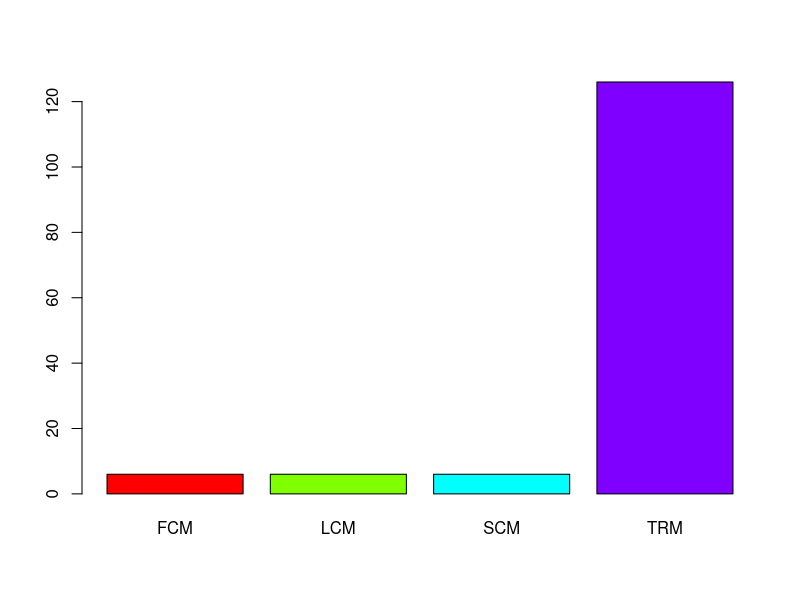
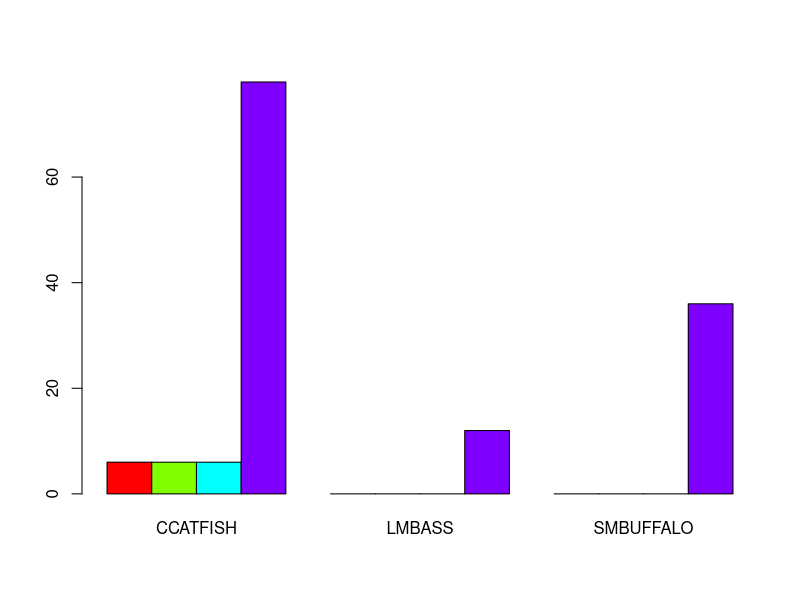
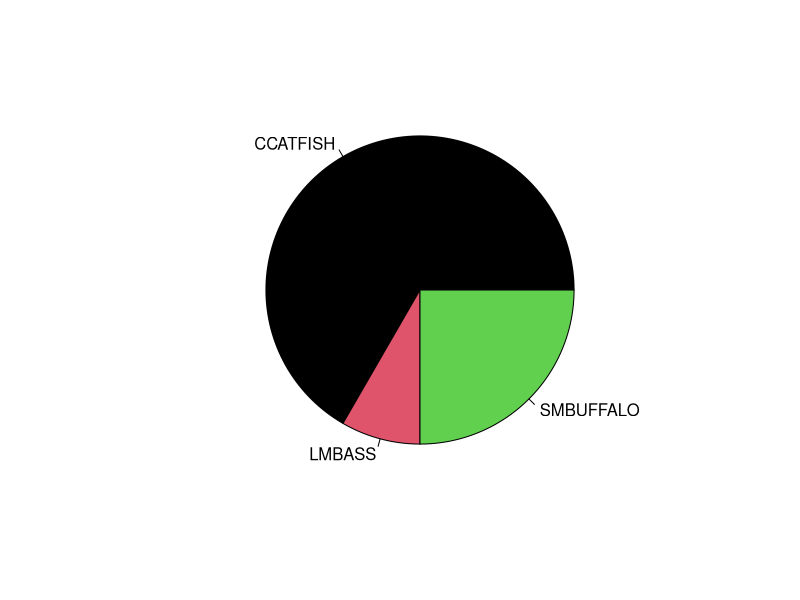
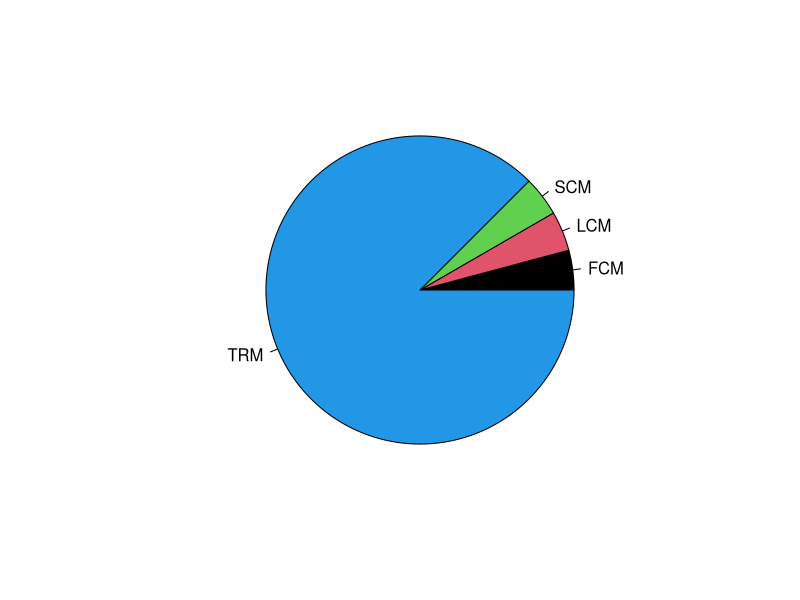
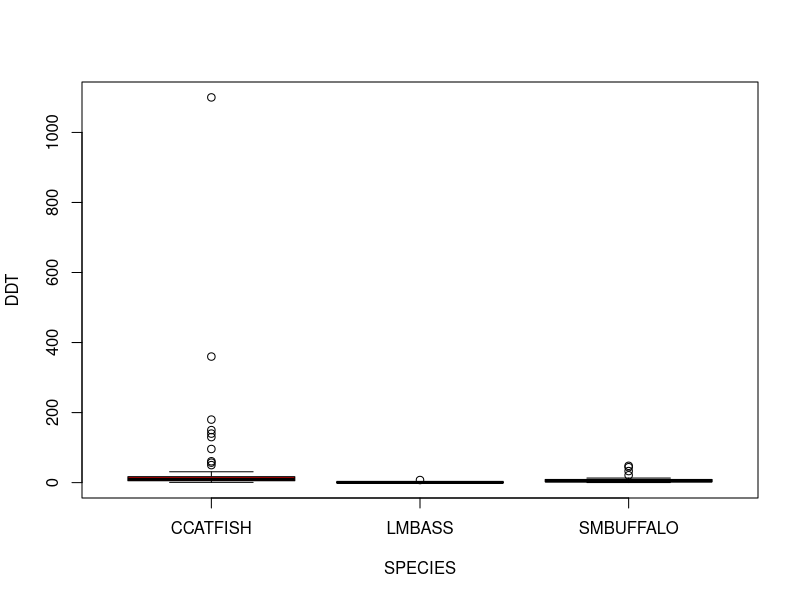
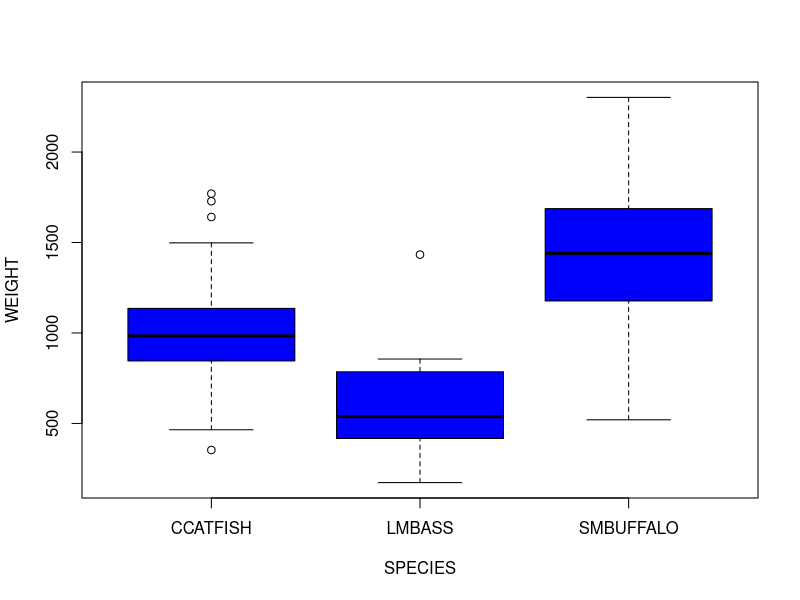
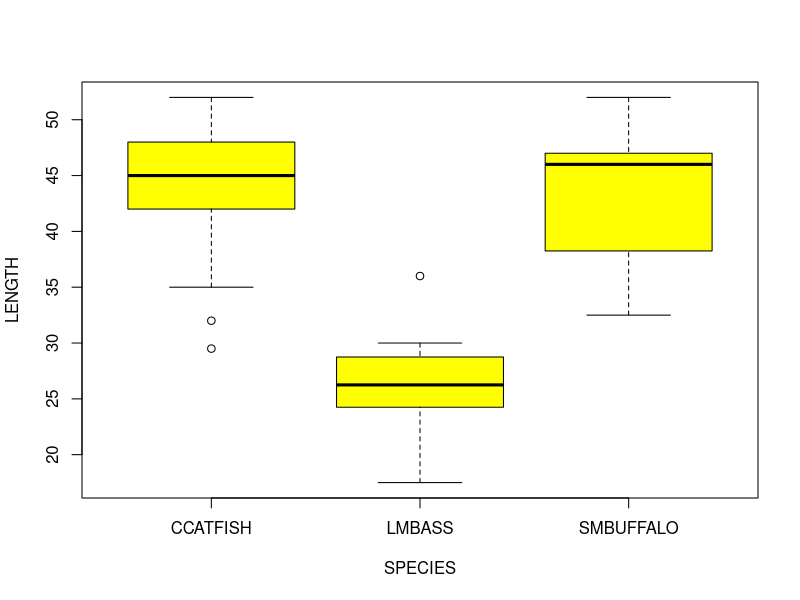
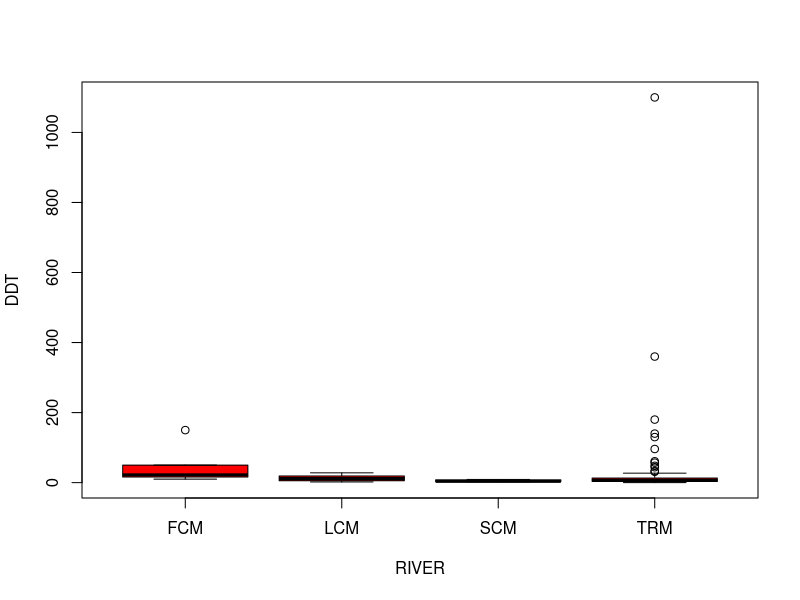

Recreate these plots in R, in order.
## ---- chunk 1
knitr::opts_chunk$set(echo = TRUE)
## ---- chunk 2
getwd()
## ---- chunk 3
ddt = read.csv("DDT.csv")
head(ddt)
## ---- chunk 4
library(data.table, warn.conflicts = FALSE)
dt <- as.data.table(ddt)
class(dt)

#Qualitative Data
#RIVERS, SPECIES
tab <-list("RIVER", "SPECIES")
tab

#Quantitative Data
#MILES, LENGTH, WEIGHT, DDT
tab <- list("MILES", "LENGTH", "WEIGHT", "DDT")
tab

#Number of Species
tab <- table(ddt$SPECIES)
tab

#Subset = LMBASS WEIGHT > 800g
tab <- dt[SPECIES == "LMBASS" & WEIGHT > 800,]
tab

#Subset = SCM DDT > 4.0
tab <- dt[RIVER == "SCM" & DDT > 4.0,]
tab

## ---- chunk 5
mean(ddt$LENGTH)
## ---- chunk 6
sd(ddt$WEIGHT)
## ---- chunk 7
#Yes
print(1)
## ---- chunk 8
#20/20
print(1)
## ---- chunk 9
sp=with(ddt,table(RIVER))
sp
barplot(sp, col = rainbow(4))
spriv=with(ddt,table(RIVER,SPECIES))
spriv
barplot(spriv, beside = TRUE, col = rainbow(4))
## ---- chunk 10
sp=with(ddt,table(SPECIES))
rv=with(ddt,table(RIVER))
pie(sp,col=1:4)
pie(rv,col=1:4)
## ---- chunk 11
boxplot(DDT~SPECIES,col="Red",data=ddt)
boxplot(WEIGHT~SPECIES,col="Blue",data=ddt)
boxplot(LENGTH~SPECIES,col="Yellow",data=ddt)

boxplot(DDT~RIVER,col="Red",data=ddt)
boxplot(WEIGHT~RIVER,col="Blue",data=ddt)
boxplot(LENGTH~RIVER,col="Yellow",data=ddt)


## ---- chunk 12
#embellish the plot with species using color using 'ifelse(test,yes,no)'
fishcol=with(ddt,ifelse(SPECIES=="CCATFISH","Red",
                        ifelse(SPECIES=="SMBUFFALO","Blue","Green")))

#River col
rivcol=with(ddt, ifelse(RIVER=="FCM","Red",
                        ifelse(RIVER=="LCM","Blue",
                               ifelse(RIVER=="SCM","Green","Black"))))

coplot(LENGTH~WEIGHT|SPECIES,data=ddt, col = fishcol)
coplot(DDT~WEIGHT|RIVER,data=ddt, col = rivcol)

## ---- chunk 13
library(dplyr)
library(ggplot2)
ddt %>% ggplot(aes(x=SPECIES,y=WEIGHT,fill=RIVER)) + geom_boxplot() + ggtitle("Averi Bates FALL2022")
ddt %>% ggplot(aes(x=RIVER,y=LENGTH,fill=SPECIES)) + geom_violin() + ggtitle("Averi Bates FALL2022")
ddt %>% ggplot(aes(x=LENGTH,y=WEIGHT,fill=SPECIES,  color=SPECIES)) + geom_point() + ggtitle("Averi Bates FALL2022")


